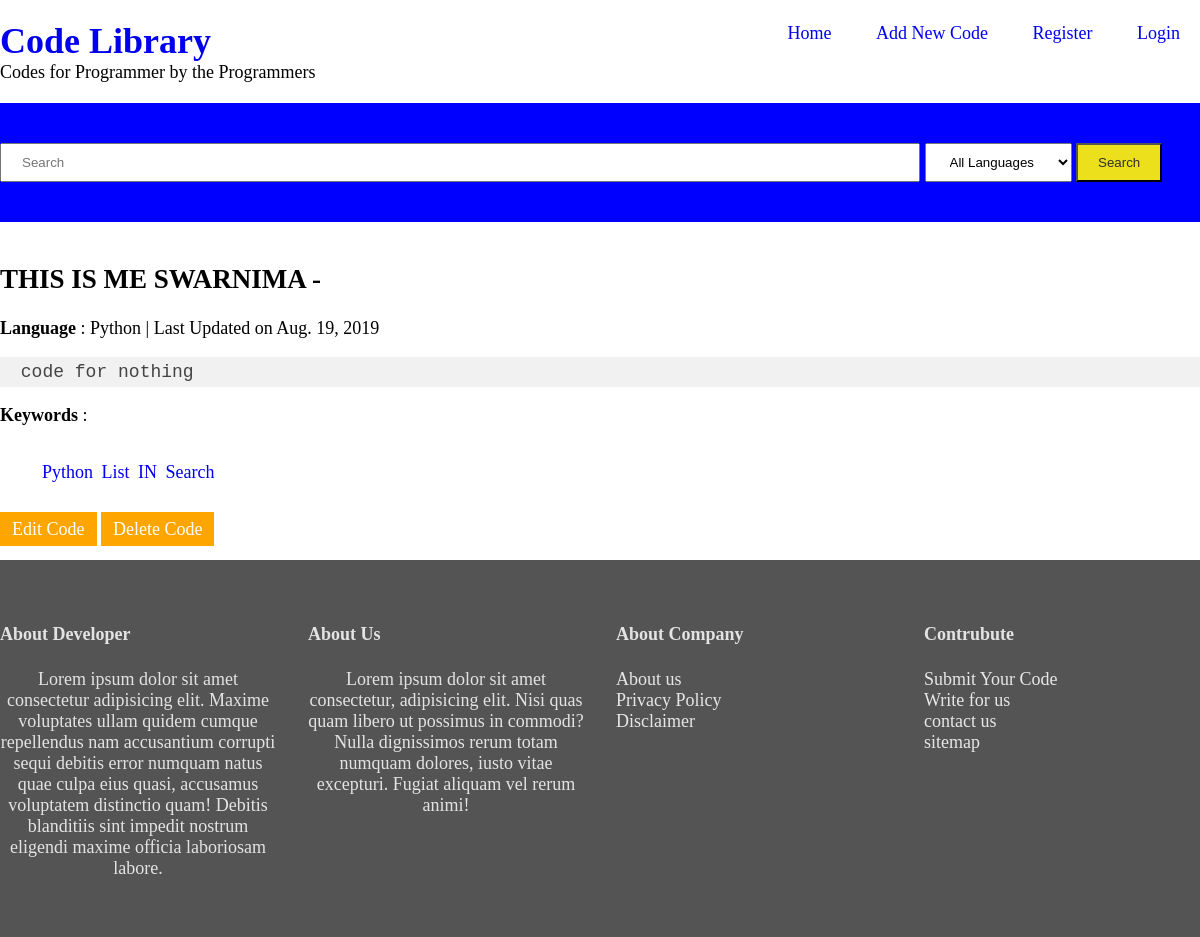
Page /21/ on the committed database.
### library/models.py (models this page shows, shortened)
class code(models.Model):
    STATUS = [('Dr', 'Draft'), ('Pub', 'Published')]
    language = models.ForeignKey('language', on_delete=models.CASCADE)
    title = models.CharField(max_length=250)
    code = models.TextField()
    keywords = TaggableManager()
    status = models.CharField(max_length=20, choices=STATUS, default='Dr')
    submitted_on = models.DateField(auto_now=True)
    updated_on = models.DateField(auto_now=False)
    author = models.ForeignKey(User, default=1, on_delete=models.CASCADE)

class language(models.Model):
    language = models.CharField(max_length=30)
    def __str__(self):
        return self.language

### library/views.py (the view)
# urls.py: path('<int:pk>/', singlecode, name="singlecode"),
def singlecode(request, pk):
    post = code.objects.get(pk=pk)
    return render(request, "library/single.html", {'post': post})

### library/templates/library/single.html (shortened to what this page needs)
{% extends 'library/base.html' %}
    {% block content %}
        <h2>{{post.title|upper}} - </h2>
        <p> <strong> Language </strong> : {{post.language}} | Last Updated on {{post.updated_on}} </p>
        <pre> {{post.code}} </pre>
        <p>
            <strong> Keywords </strong> :
                <span class="meta-tag">
                    <ul class="tags">
                                {% for tag in post.keywords.all %}
                                    <li><a href ="{% url 'taglist' tag.slug %}">{{ tag.name }}</a></li>
                                {% endfor %}
                            </ul>
                </span>
        </p>
        <a class="button" href="{% url 'update' post.pk %}"> Edit Code</a>
        <a class="button" href="{% url 'delete' post.pk %}"> Delete Code </a>
    {% endblock content %}

### library/static/css/style.css (style rules this page uses)
body { margin: 0; padding: 0; font-size: 18px; height: 100vh; }
a { text-decoration: none; }
pre { background: #f1f1f1; color: #444; padding: 5px 10px; }
.code li { padding: 10px 0; }
.button { padding: 5px 10px; background: orange; color: white; border: 2px solid transparent; }
.meta-tag { color: #f37f7f; }
ul.tags { list-style-type: none; display: inline-block; }
ul.tags li { display: inline-block; padding: 0px 2px; }

### rows in the picture
code: title "THIS IS ME SWARNIMA", language "Python", updated_on "Aug. 19, 2019", code "code for nothing"
Tag: name "Python"
Tag: name "List"
Tag: name "IN"
Tag: name "Search"
